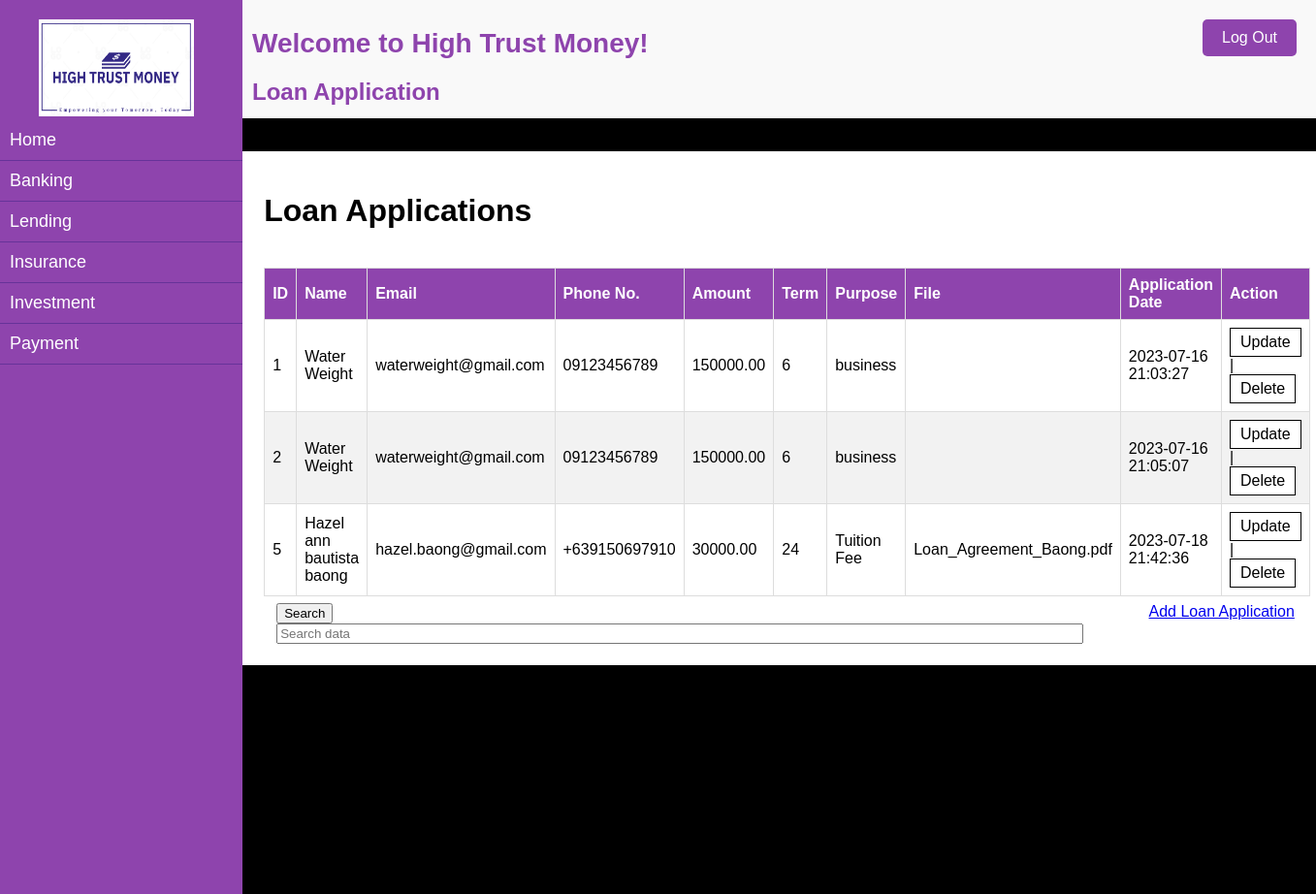
Screenshot of /admin_lending.php with the database file from the repository.
### tables this page shows
CREATE TABLE `loan_applications` (
  `application_id` int(11) NOT NULL,
  `full_name` varchar(100) NOT NULL,
  `email` varchar(100) NOT NULL,
  `phone_number` varchar(20) NOT NULL,
  `loan_amount` decimal(10,2) NOT NULL,
  `loan_term` int(11) NOT NULL,
  `purpose` varchar(255) NOT NULL,
  `file` varbinary(1000) DEFAULT NULL,
  `application_date` datetime NOT NULL
);

### admin_lending.php (the view, shortened to what this page needs)
<?php
$servername = "localhost";
$username = "root";
$password = "";
$dbname = "hightrustmoney";
$conn = new mysqli($servername, $username, $password, $dbname);
$result = mysqli_query($conn, "SELECT * FROM loan_applications ORDER BY application_id ");
?>
<!DOCTYPE html>
<html lang="en">
<head>
</head>
<body>
    <div class="sidebar">
    <img class="logo" src="hightrustmoneylogo.PNG" alt="High Trust Money">
    <ul>
        <li><a href="admin_dashboard.php">Home</a></li>
        <li><a href="admin_banking.php">Banking</a></li>
        <li><a href="admin_lending.php">Lending</a></li>
        <li><a href="admin_insurance.php">Insurance</a></li>
        <li><a href="admin_investment.php">Investment</a></li>
        <li><a href="admin_payment.php">Payment</a></li>
    </ul>
    </div>
    <div class="content">
        <h1>Welcome to High Trust Money!</h1>
        <h2>Loan Application</h2>
    </div>
    <div class = "main">
            <div class = "container">
                <div class="container3">
                    <div class = "container3_grid">
                        <div class = "container3_1">
                            <h1>Loan Applications</h1>
                            <br>
                            <table class="table">
                                <thead>
                                    <tr>
                                        <th>ID</th>
                                        <th>Name</th>
                                        <th>Email</th>
                                        <th>Phone No.</th>
                                        <th>Amount</th>
                                        <th>Term</th>
                                        <th>Purpose</th>
                                        <th>File</th>
                                        <th>Application Date</th>
                                        <th>Action</th>
                                     </tr>
                                </thead>
                                <tbody>
                                    <?php
                                        while($user_data = mysqli_fetch_array($result)) {
                                            echo "<tr>";
                                            echo "<td>".$user_data['application_id']."</td>";
                                            echo "<td>".$user_data['full_name']."</td>";
                                            echo "<td>".$user_data['email']."</td>";
                                            echo "<td>".$user_data['phone_number']."</td>";
                                            echo "<td>".$user_data['loan_amount']."</td>";
                                            echo "<td>".$user_data['loan_term']."</td>";
                                            echo "<td>".$user_data['purpose']."</td>";
                                            echo "<td>".$user_data['file']."</td>";
                                            echo "<td>".$user_data['application_date']."</td>";
                                            echo "<td><a href='lending_update.php?application_id=$user_data[application_id]'>Update</a> | <a href='lending_delete.php?application_id=$user_data[application_id]'>Delete</a></td></tr>";
                                        }
                                        ?>
                                </tbody>
                            </table>
                        </div>
                        <div class = "container3_2">
                            <form action="lending_search.php" method="POST">
                                <div class="input-group mb-3">
                                    <button type="submit" class="btn btn-primary">Search</button>
                                    <input type="text" name="search" required value="<?php if(isset($_POST['search'])){echo $_POST['search']; } ?>" class="form-control" placeholder="Search data">
                                </div>
                            </form>
                        </div>
                        <div class = "container3_3">
                            <a href="lending_create.php">Add Loan Application</a><br/><br/>
                        </div>
                    </div>
                </div>
            </div>
        </div>
<a class="logout-btn" href="logout.php">Log Out</a>
</body>
</html>

### admin_lending.php (style rules this page uses)
body { margin: 0; padding: 0; font-family: "Arial Rounded MT Bold", sans-serif; background-color: #f9f9f9; }
.sidebar { height: 100%; width: 250px; background-color: #8e44ad; padding-top: 20px; position: fixed; top: 0; left: 0; color: #fff; }
.sidebar ul { list-style: none; padding: 0; margin: 0; }
.sidebar li { padding: 10px; border-bottom: 1px solid #663399; }
.sidebar li a { color: #fff; text-decoration: none; display: block; font-size: 18px; }
.logo { */ position: fixed; top: 20px; left: 20px; width: 160px; height: 100px; z-index: 9999; padding-left: 40px; }
.content { margin-left: 250px; padding: 10px; }
.content h1 { margin-bottom: 20px; font-size: 28px; color: #8e44ad; }
.content h2 { color: #8e44ad; font-size: 24px; margin-bottom: 3px; }
.main { background-color:black; width:auto; height:100vh; background-position: center; background-size: cover; }
.container { display: grid; grid-template-rows: 34px 1fr 1fr 1fr; grid-template-columns: 250px 1fr 1fr 1fr ; }
.container3 { background-color:white; grid-row: 2/ span 4; grid-column: 2 / span 4; padding:2%; font-family: Helvetica; }
.container3_grid { display: grid; grid-template-rows: 1fr 1fr 1fr 33px; grid-template-columns: 1fr 1fr 1fr 125px; }
.container3_1 { grid-row: 1/ span 3; grid-column: 1 / span 4; }
.container3_2 { grid-row: 4/ span 4; grid-column: 1 / span 3; padding-top: 7px; padding-left: 13px; }
.container3_3 { grid-row: 4/ span 4; grid-column: 4 / span 4; padding-top: 7px; padding-left: 13px; }
.table { border-collapse: collapse; width: 100%; }
tr:nth-child(even) { background-color: #f2f2f2; }
tr th { padding-top: 12px; padding-bottom: 12px; text-align: left; background-color: #8e44ad; color: white;border: 1px solid #ddd; padding: 8px; }
tr td { border: 1px solid #ddd; padding: 8px; }
td a:link, td a:visited { background-color: white; color: black; border: 1px solid black; padding: 5px 10px; text-align: center; text-decoration: none; display: inline-block; }
input { width: 93%; }
.logout-btn { position: fixed; top: 20px; right: 20px; display: inline-block; padding: 10px 20px; background-color: #8e44ad; color: #fff; text-decoration: none; border-radius: 5px; font-size: 16px; transition: background-color 0.3s; }

### rows the page displays
loan_applications: application_id "1", full_name "Water Weight", email "waterweight@gmail.com", phone_number "09123456789", loan_amount "150000.00", loan_term "6", purpose "business", application_date "2023-07-16 21:03:27"
loan_applications: application_id "2", full_name "Water Weight", email "waterweight@gmail.com", phone_number "09123456789", loan_amount "150000.00", loan_term "6", purpose "business", application_date "2023-07-16 21:05:07"
loan_applications: application_id "5", full_name "Hazel ann bautista baong", email "hazel.baong@gmail.com", phone_number "+639150697910", loan_amount "30000.00", loan_term "24", purpose "Tuition Fee", file "Loan_Agreement_Baong.pdf", application_date "2023-07-18 21:42:36"
